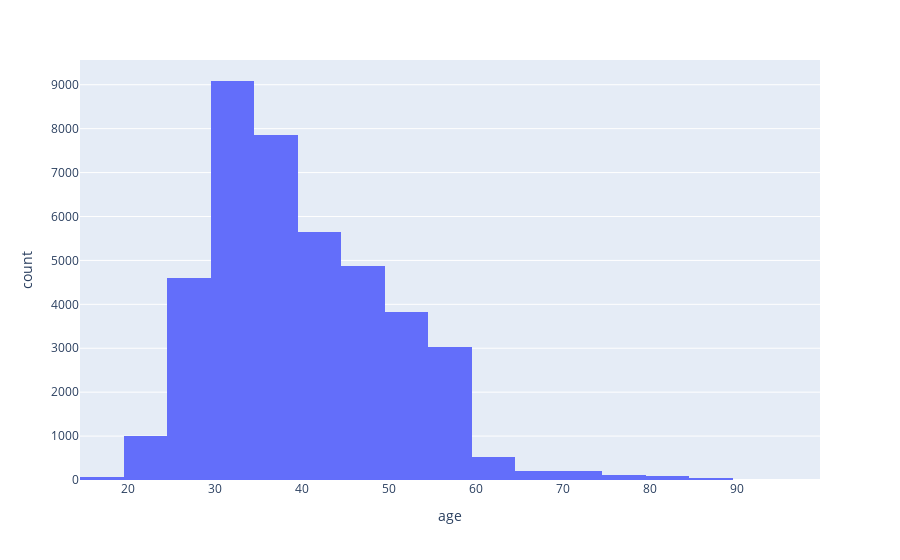

The notebook cell this image was saved under:
### Markdown cell above
## AGE

### Code cell
px.histogram(df_copy, x="age", nbins=25)

### Figure 1 — Plotly figure (JSON) as saved in the notebook; plotly's stock layout.template omitted (floating-point values rounded to 4 significant figures; data arrays with more than 128 entries replaced by an {"elided": "..."} marker saying what was removed)
{"data": [{"bingroup": "x", "hovertemplate": "age=%{x}<br>count=%{y}<extra></extra>", "legendgroup": "", "marker": {"color": "#636efa", "pattern": {"shape": ""}}, "name": "", "nbinsx": 25, "orientation": "v", "showlegend": false, "type": "histogram", "x": {"elided": "41188 int values"}, "xaxis": "x", "yaxis": "y"}], "layout": {"barmode": "relative", "legend": {"tracegroupgap": 0}, "margin": {"t": 60}, "xaxis": {"anchor": "y", "domain": [0, 1], "title": {"text": "age"}}, "yaxis": {"anchor": "x", "domain": [0, 1], "title": {"text": "count"}}}}
